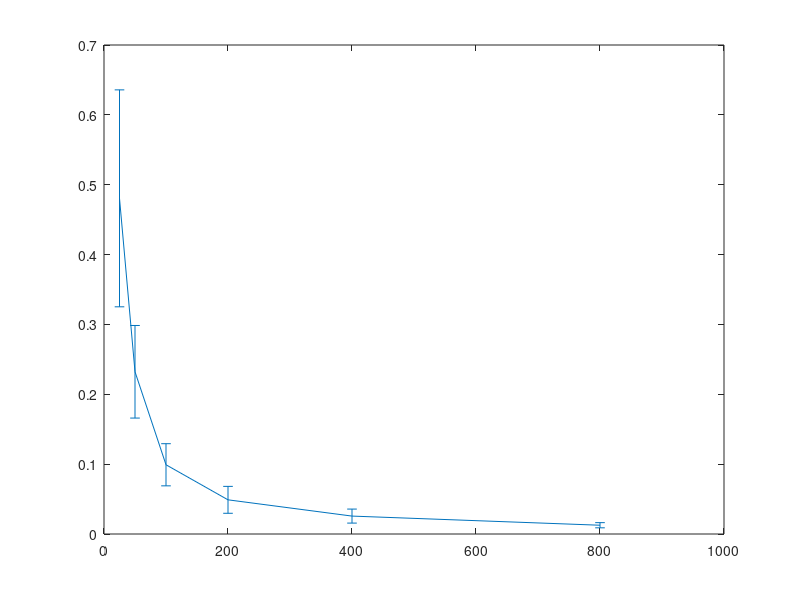

This chart was generated by the following MATLAB code:
%Chapter 15 - Matlab for Neuroscientists
%This code runs simulations computing bias for 
%an uninformative neuron
%9-5-08

%define constants
numBins=3; %change to 6, 12 for 15.3
numDir=8;
numTrials=[25 50 100 200 400 800];
numSim=30;

for i=1:length(numTrials)
    t=numTrials(i);
    mutInfoAll=[];
    for j=1:numSim
        %generate counts for uninformative neuron
        edges=[0:numBins*numDir]/numBins/numDir; %bin edges for each table entry
        data=rand(t,1); %generate 24 random values between 0 and 1
        count = histc(data,edges); %count how many fall in the bin edges
        count=count(1:numBins*numDir); %ignore the last value (counts values equal to 1).
        count=reshape(count,numBins,numDir); %reformat the table.
        
        %compute information
        joint=count/t;
        %margProd=1/numBins/numDir %each stimulus-response combo equally likely
        margS=sum(joint,1);
        margR=sum(joint,2);
        mutInfo=0;
        for m=1:numBins
            for n=1:numDir
                if joint(m,n)>0
                    mutInfo=mutInfo+joint(m,n)*log2(joint(m,n)/margS(n)/margR(m));
                end
            end
        end
        mutInfoAll=[mutInfoAll mutInfo];
    end
    mutInfoMean(i)=mean(mutInfoAll);
    mutInfoStd(i)=std(mutInfoAll);
end
figure
errorbar(numTrials,mutInfoMean,mutInfoStd)